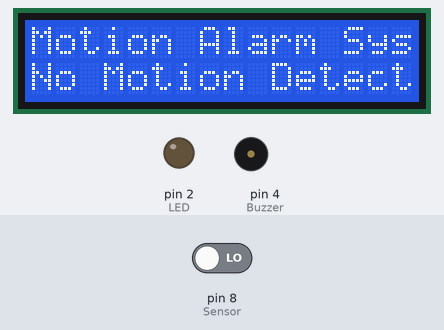
A sketch run on a simulated Arduino Uno, built with avr-gcc and run on an emulated ATmega328P. Shown: 16×2 character LCD, output pins drawn as LEDs (lit = HIGH), buzzer (waves = sounding). Inputs (shaded band) come from the test bench; at power-on: pin 8 (Sensor) LOW. What the sketch prints to the serial monitor is not drawn.

Above: at 1.2 s.
1.3 s: pin 8 (Sensor) driven HIGH
At 1.9 s:
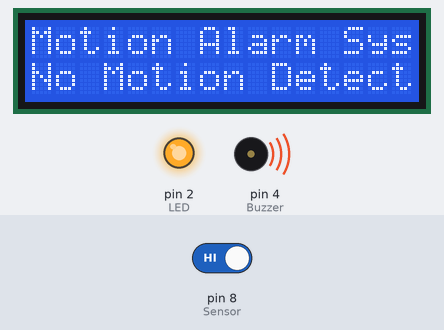
At 3.3 s:
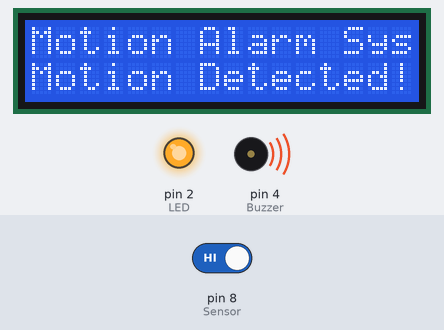
3.6 s: pin 8 (Sensor) driven LOW
At 5.6 s:
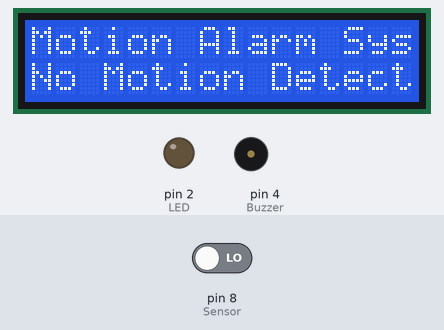
Timing chart, 0 to 7.1 s (numbered marks = the images above; inputs shaded):
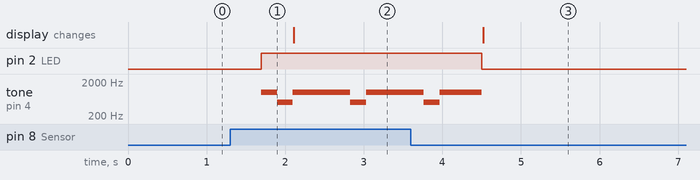

The sketch:

PIR_Sensor-Lcd-Led-Buz.ino
```cpp
#include <LiquidCrystal_I2C.h>
LiquidCrystal_I2C lcd(0x27, 16, 2);

#define Sensor 8
#define LED 2
#define Buzzer 4

void setup() {
pinMode(Sensor, INPUT);
pinMode(LED, OUTPUT);
pinMode(Buzzer, OUTPUT);
lcd.init();
lcd.backlight();
Serial.begin(9600);
}

void loop(){
  int motion = digitalRead(Sensor);
  lcd.setCursor(0, 0);
  lcd.print("Motion Alarm Sysetem");

  if (motion == HIGH){
    digitalWrite(LED, HIGH);
    tone(Buzzer, 1000);
    delay(200);
    tone(Buzzer, 500);
    delay(200);
    tone(Buzzer, 1000);
    Serial.println("Motion Derected!");
    lcd.setCursor(0,1);
    lcd.print("Motion Detected!");
  }
  else {
    digitalWrite(LED, LOW);
    noTone(Buzzer);
    Serial.println("No Motion Detected!");
    lcd.setCursor(0,1);
    lcd.print("No Motion Detected!");
  }
delay(500);
}
```

Measured:
- after the input at 1.3 s, pin 2 (LED): LOW → HIGH after 0.40 s; tone on pin 4 (Buzzer): goes 1000 Hz 0.20 s, 500 Hz 0.20 s, 1000 Hz 0.73 s, 500 Hz 0.20 s, then 1000 Hz, starting after 0.40 s
- after the input at 3.6 s, pin 2 (LED): HIGH → LOW after 0.90 s; the display: changes after 0.92 s (image 3)
